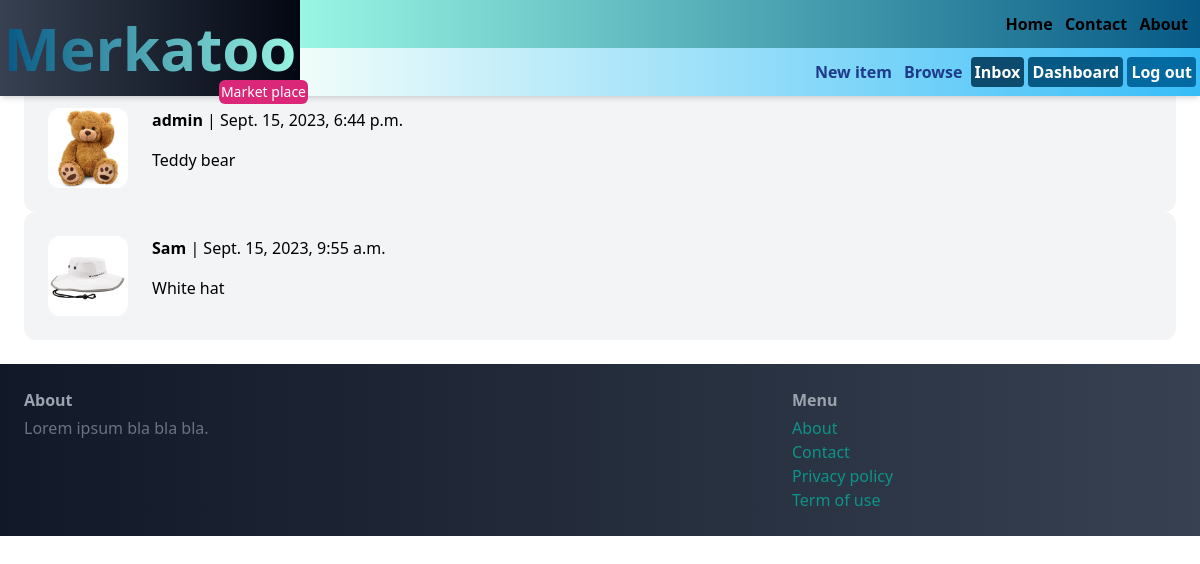
The page /inbox/ (signed in) on the database its author committed.
### conversation/models.py (models this page shows)
class Conversation(models.Model):
    item = models.ForeignKey(Item, related_name='conversations', on_delete=models.CASCADE)
    members = models.ManyToManyField(User, related_name='conversations')
    created_at = models.DateTimeField(auto_now_add=True)
    modified_at = models.DateTimeField(auto_now=True)
    class Meta:
        ordering = ('-modified_at',)

### item/models.py (models this page shows, shortened)
class Item(models.Model):
     category = models.ForeignKey(Category, related_name='items', on_delete=models.CASCADE)
     name = models.CharField(max_length=255)
     description = models.TextField(blank=True, null=True)
     price = models.FloatField()
     image = models.ImageField(upload_to='item_images', blank=True, null=True)
     is_sold = models.BooleanField(default=False)
     created_by = models.ForeignKey(User, related_name='items', on_delete=models.CASCADE)
     created_at = models.DateTimeField(auto_now_add=True)

### conversation/views.py (the view)
# urls.py: path('', views.inbox, name='inbox'),
@login_required
def inbox(request):
    conversations = Conversation.objects.filter(members__in=[request.user.id])
    return render(request, 'conversation/inbox.html', {
        'conversations': conversations
    })

### conversation/templates/conversation/inbox.html (shortened to what this page needs)
{% extends 'core/base.html' %}
{% block content %}
<h1 class="mb-6 text-3xl">Inbox</h1>
<div class="space-y-6">
    {% for conversation in conversations %}
        <a href="{% url 'conversation:detail' conversation.id %}">
            <div class="p-6 flex bg-gray-100 rounded-xl">
                <div class="pr-6">
                    <img src="{{ conversation.item.image.url }}" class="w-20 rounded-xl">
                </div>
                <div>
                    {% for member in conversation.members.all %}
                        {% if member != request.user %}
                            <p class="mb-4"><strong>{{ member.username }}</strong> | {{ conversation.modified_at }}</p>
                            <p>{{ conversation.item.name }}</p>
                        {% endif %}
                    {% endfor %}
                </div>
            </div>
        </a>
    {% endfor %}
</div>
{% endblock %}

### rows shown on the page
Conversation: item.image (picture), modified_at "Sept. 15, 2023, 6:44 p.m.", item.name "Teddy bear"
Conversation: item.image (picture), modified_at "Sept. 15, 2023, 9:55 a.m.", item.name "White hat"

### other values the page prints
{{ member.username }} "admin"
{{ member.username }} "Sam"
